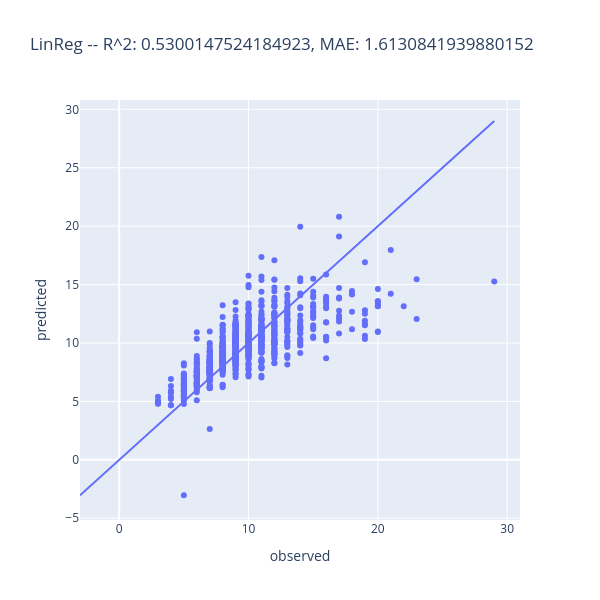

Source (notebook cell):
### Markdown cell above
Note here how the diagonal line emphasises where the fit is good and where it is less good.

### Code cell
## there are multiple ways to make similar plots, but we used seaborn above
## as seaborn is the plotting libary that we are teaching in this class
## alternative code to plot with plotly, in case of interest.
## this code also 
import plotly.express as px
axmin = min([min(y_test),min(ypred)])
axmax = max([max(y_test),max(ypred)])
fig_diagonal = px.line(x=[axmin, axmax], y = [axmin, axmax])
fig2 = px.scatter(x = y_test, y = ypred, 
                  width = 600, height=600, 
                  title = '{} -- R^2: {}, MAE: {}'.format("LinReg",r2_score(y_test,ypred), mean_absolute_error(y_test,ypred)),
                  labels={"x": "observed",
                          "y": "predicted"}
                 ).add_traces(fig_diagonal.data)
fig2.show()

### Figure 1 — Plotly figure (JSON) as saved in the notebook; plotly's stock layout.template omitted (floating-point values rounded to 4 significant figures; data arrays with more than 128 entries replaced by an {"elided": "..."} marker saying what was removed)
{"data": [{"hovertemplate": "observed=%{x}<br>predicted=%{y}<extra></extra>", "legendgroup": "", "marker": {"color": "#636efa", "symbol": "circle"}, "mode": "markers", "name": "", "orientation": "v", "showlegend": false, "type": "scatter", "x": {"elided": "836 int values"}, "xaxis": "x", "y": {"elided": "836 float values"}, "yaxis": "y"}, {"hovertemplate": "x=%{x}<br>y=%{y}<extra></extra>", "legendgroup": "", "line": {"color": "#636efa", "dash": "solid"}, "marker": {"symbol": "circle"}, "mode": "lines", "name": "", "orientation": "v", "showlegend": false, "type": "scatter", "x": [-3.03, 29.0], "xaxis": "x", "y": [-3.03, 29.0], "yaxis": "y"}], "layout": {"height": 600, "legend": {"tracegroupgap": 0}, "title": {"text": "LinReg -- R^2: 0.5300147524184923, MAE: 1.6130841939880152"}, "width": 600, "xaxis": {"anchor": "y", "domain": [0, 1], "title": {"text": "observed"}}, "yaxis": {"anchor": "x", "domain": [0, 1], "title": {"text": "predicted"}}}}
